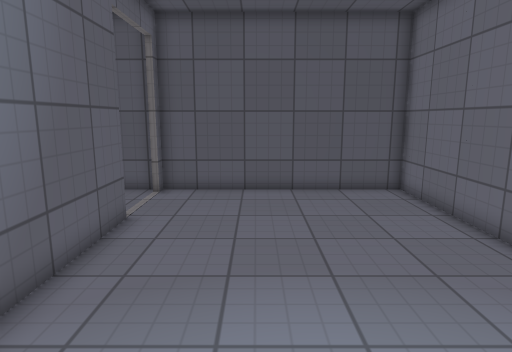
view 1 (above)

12 first-person views from a walk through a level from a Godot 3-D game. The camera is 1.5 m above the floor, tilts 10° down and sees 75° across. The floor is counted in squares, 0.5 m on a side. Each view is taken from the middle of a square. On the plan, view 1 faces up. The plan holds only what a view shows up to about 20 squares ahead; the rest is blank. The place goes on beyond the plan. Characters and animated objects are not drawn. Surface patterns are stand-ins for the level's own textures.

view 2
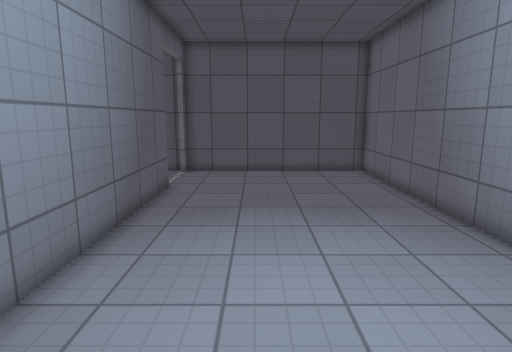

view 3
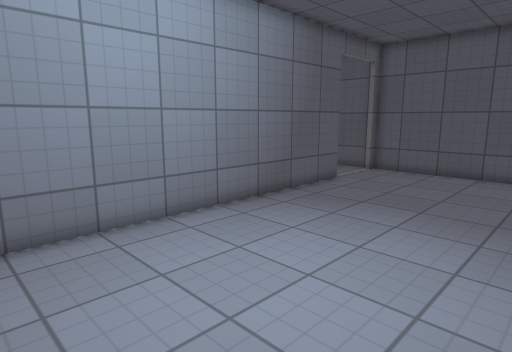

view 4
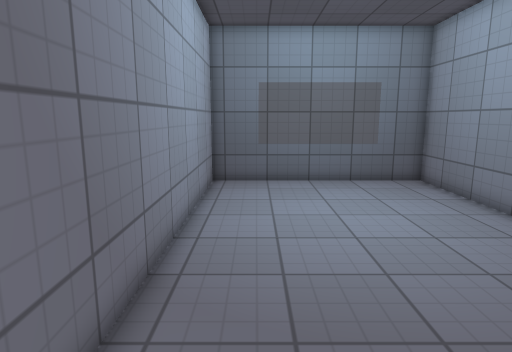

view 5
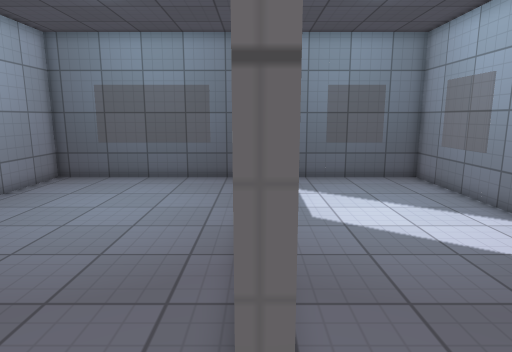

view 6
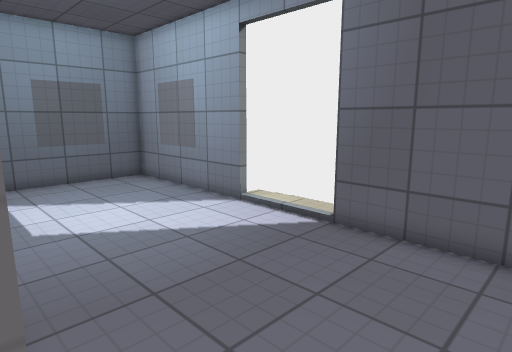

view 7
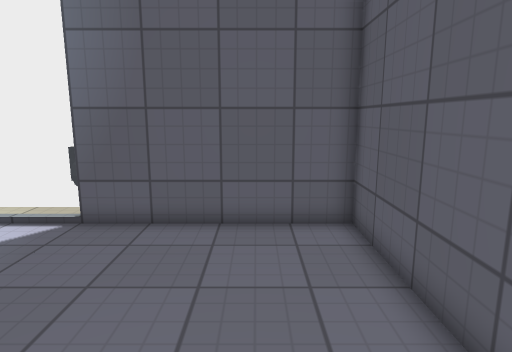

view 8
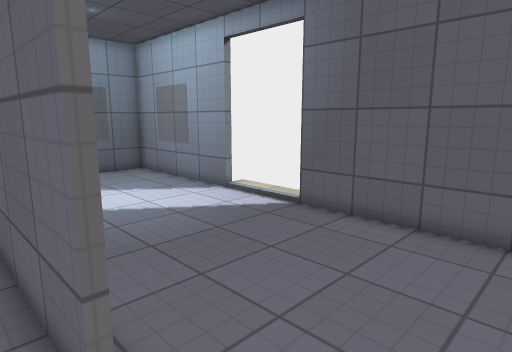

view 9
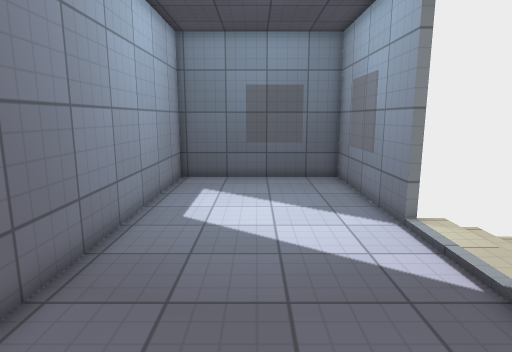

view 10
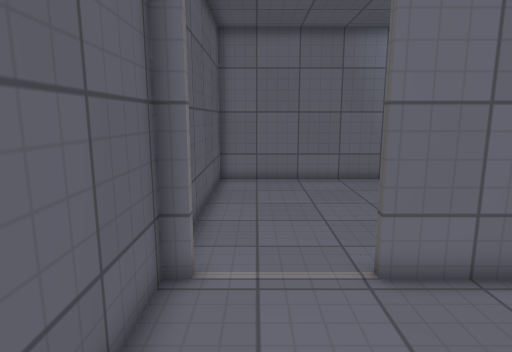

view 11
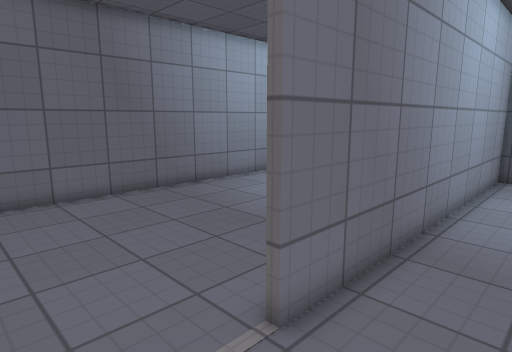

view 12
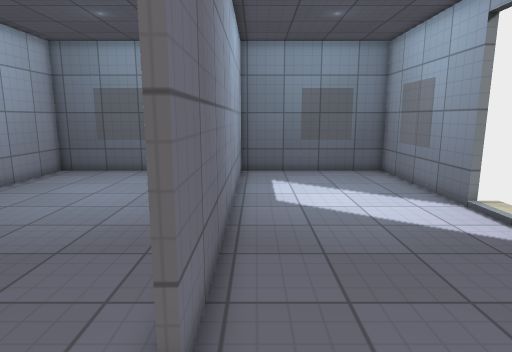

### Floor plan
Points are (right, up) in squares from view 1. A wall is a line through its corners. A room is listed if a view was taken in it or the views show most of it. See-through windows are left out.
Room 1 (views 1, 2, 3, 4, 5, 6, 7, 8)
walls: (-3.9, 9.8) (-3.9, -5.7) (6.1, -5.7) (6.1, 13.8) (-3.9, 13.8) (-3.9, 13.1)
ways out: opening at (-4, 11.5) to room 2
Room 2 (views 9, 10, 11, 12)
walls: (-12.6, 2) (-12.2, 2) (-12.2, -5.7) (-4.2, -5.7) (-4.2, 9.8); (-4.2, 13.1) (-4.2, 13.8) (-12.2, 13.8) (-12.2, 6)
ways out: opening at (-4, 11.5) to room 1

Where each view was taken, in squares from view 1:
view 1: 0 up, 0 right, facing up
view 2: 5 down, 0 right, facing up
view 3: 5 down, 5 right, facing up-left
view 4: 10 up, 4 right, facing down
view 5: 11 up, 4 left, facing down
view 6: 11 up, 4 left, facing down-left
view 7: 11 up, 3 left, facing left
view 8: 13 up, 3 left, facing down-left
view 9: 11 up, 8 left, facing down
view 10: 12 up, 10 left, facing right
view 11: 13 up, 7 left, facing down-right
view 12: 13 up, 5 left, facing down
